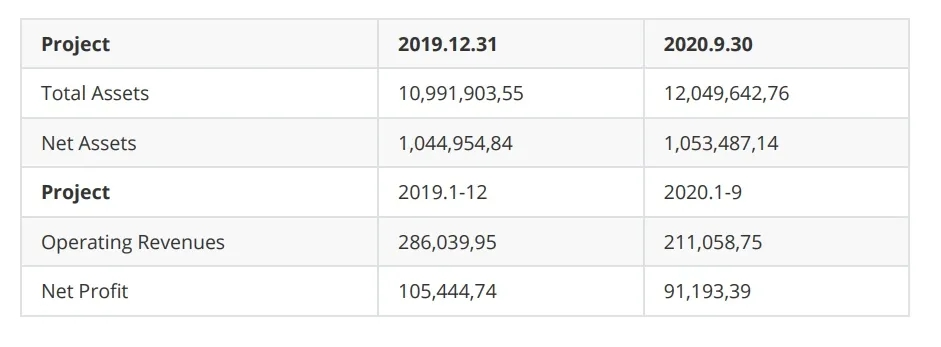
#> input picture Development-tradionell/imageTest/einfach_table.jpg, 941 x 347 px
$ python -i TableExtract.py   (imports and definitions only)
#> lines starting #> are read from the running program, lines starting #| are printed output that depends on the picture; after the words box and inside, x2 and y2 are one past the last pixel; in counts of white or black regions, pixels touching at a corner belong together
import cv2
import numpy as np
import matplotlib.pyplot as plt
import math
import json
from elasticsearch import Elasticsearch
# [1 line that did not run here, left out]


'''
1. NoiseReducter(path)
    - cause now is the image with good quality, this function currently only has a binarization function (Gaussian-threshold)
    - input path of image
    - output binar image

2. LSDGetLines(img, long_size)
    - it is the first two steps
    - color image to gray image
    - lines mark by LSD

    - input is a gray image
    - output1 is the lines on it
    - output2 is a new white image with same shape of input image, on it is the lines of color image, location to location

3. TiltCorrection(bina_image)
    - in this function at first call the function LSDGetLines in get_linien to mark the lines
    - then call the function GetAngle()
    - then call the function ImageRotate()

    - input    ---  the bina image we want to tilt correct
    - return1  ---  the tilt corrected image ---> is used for ROI and Tesseract
    - return2  ---  the tilt corrected white image ---> is uesd for get ROI location

    - Schritte:
    - get the locations of lines
    - correct the picture by calculating the average deflection angle of all lines with deflection angles within +-45 degrees

4. GetPoint()
    - input white_rotate_cor ---> black lines white backgrund
    - output1 --- location of intersection points
    - output2 --- image with only points


'''

# [163 lines left out: functions NoiseReducter, LSDGetLines, GetAngle, ImageRotate, TiltCorrection, not called in this run]

def LineRow(bina_image):  # get image only with row lines - get horizonal lines


    h, w = bina_image.shape
    hori_k = int(math.sqrt(w)*1.2)
                                        # hier für die Kernsize
                                        # https://blog.csdn.net/weixin_41189525/article/details/121889157
    kernel_hori = cv2.getStructuringElement(cv2.MORPH_RECT, (hori_k, 1))

    image_row = ~cv2.dilate(~bina_image, kernel_hori, iterations=1)  # white zone horizonal dilate then inversion
                                                                     # white lines on black background now
    image_row = cv2.dilate(image_row, kernel_hori, iterations=3)  # Iterate twice, the first to restore the line length
                                                                  # and the second to make the line longer
                                                                  # Make sure the resulting intersection shape is square


    return image_row

def LineCol(bina_image):  # get image only with col lines - get vertikal lines

    h, w = bina_image.shape


    vert_k = 20  # this parameter is difficult to find

    kernel_vert = cv2.getStructuringElement(cv2.MORPH_RECT, (1, vert_k))
    image_col = cv2.dilate(~bina_image, kernel_vert, iterations=1)


    image_col = ~image_col
    image_col = cv2.dilate(image_col, kernel_vert, iterations=3)

    return image_col

def And_Border(img1, img2): # useless function, just to show the table
    '''
    merge two images

    '''
    img1 = np.array(img1,np.uint8)
    img2 = np.array(img2,np.uint8)

    image_points = cv2.bitwise_and(img1, img2)

    #if __name__ == '__main__':
    #    cv2.imshow('Border', image_points)
    #    cv2.waitKey()

    return image_points

def GetNode(white_image):


    white_image = white_image.astype(np.uint8)


    ret, bina_image = cv2.threshold(~white_image, 0, 255, cv2.THRESH_BINARY + cv2.THRESH_OTSU)


    image_row = LineRow(bina_image)
    image_col = LineCol(bina_image)

    #Border(image_row, image_col)
    image_points = And_Border(image_row, image_col)

    return image_points

def Concentrate(img):
    black_image = np.zeros((img.shape[0], img.shape[1]))
    contours, h = cv2.findContours(img, cv2.RETR_CCOMP, cv2.CHAIN_APPROX_SIMPLE)
    for i in range(len(contours)):
        cnt = contours[i]
        x = int(np.average(cnt, axis = 0)[0][0])
        y = int(np.average(cnt, axis = 0)[0][1])
        #print(np.average(cnt, axis = 0))
        black_image[y,x] = 255

    location = np.argwhere(black_image > 127)

    #cv2.imshow('',black_image)
    #cv2.waitKey()
    return location, black_image

def GetPoint(white_image):

    '''

    '''
    img = GetNode(white_image)
    location, img_point = Concentrate(img)

    #print(location)
    #cv2.imshow('',img_point)
    #cv2.waitKey()


    return location, img_point

# [71 lines left out: functions GetTable, PointCorrection, not called in this run]
'''
# test for PointCorrection
# [65,18] should be [64, 18]
# [64, 645] should be [64, 640]
location = [[ 16,  18],[ 16, 374],[ 16, 640],[ 16, 906],[ 64, 374],[ 64, 645],[ 64 ,906],[ 65,  18]]
location = PointCorrection(location)
print(location)
max = np.amax(location, axis=0)
print(max)
location = np.array(location)
max = location[:,0]
print(max)
'''
# [106 lines left out: functions GetCell, GetInfoDict, not called in this run]

def WriteData(dict_info):
    i = 1
    es.index(index='table%s' %i, doc_type = '_doc', body = dict_info)


# [18 lines left out: function Search, not called in this run]


# [4 lines of commented-out code are left out]

# [1 line not run here, left out]

>>> import cv2
>>> picture = cv2.imread('../imageTest/einfach_table.jpg', cv2.IMREAD_GRAYSCALE)
#> picture: shape (347, 941); min 37, max 255, mean 246.2
>>> result = GetPoint(picture)
#> in GetNode, `ret, bina_image = cv2.threshold(~white_image, 0, 255, cv2.THRESH_BINAR..`:
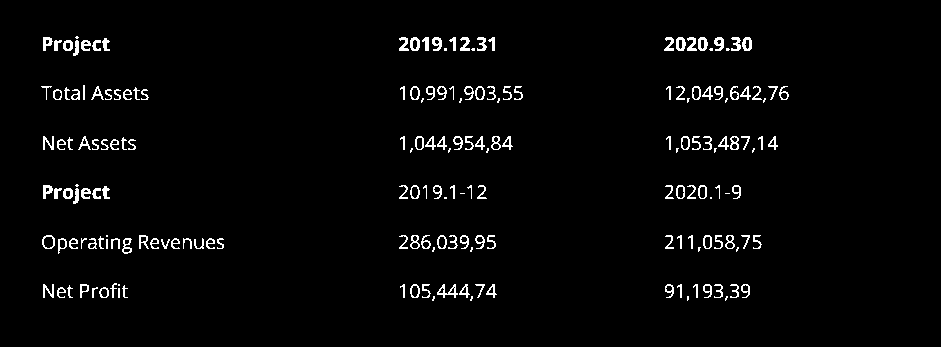
#> bina_image: shape (347, 941); 2.7% white in thin lines or dots, all inside (x1, y1, x2, y2) = (41, 36, 789, 301)
#> in GetNode, `ret, bina_image = cv2.threshold(~white_image, 0, 255, cv2.THRESH_BINAR..`: ret = 83
#> in LineRow, `image_row = ~cv2.dilate(~bina_image, kernel_hori, iterations=1)`: image_row: shape (347, 941); every value is 0
#> in LineCol, `image_col = cv2.dilate(~bina_image, kernel_vert, iterations=1)`: image_col: shape (347, 941); every value is 255
#> in Concentrate, `contours, h = cv2.findContours(img, cv2.RETR_CCOMP, cv2.CHAIN_APPROX_S..`: contours = []; h = None
#> after the loop in Concentrate, `for i in range(len(contours)):`: black_image: shape (347, 941) float64; every value is 0
#> in Concentrate, `location = np.argwhere(black_image > 127)`: location = empty array

$ run again, on Development-tradionell/imageTest/Scan_0.png
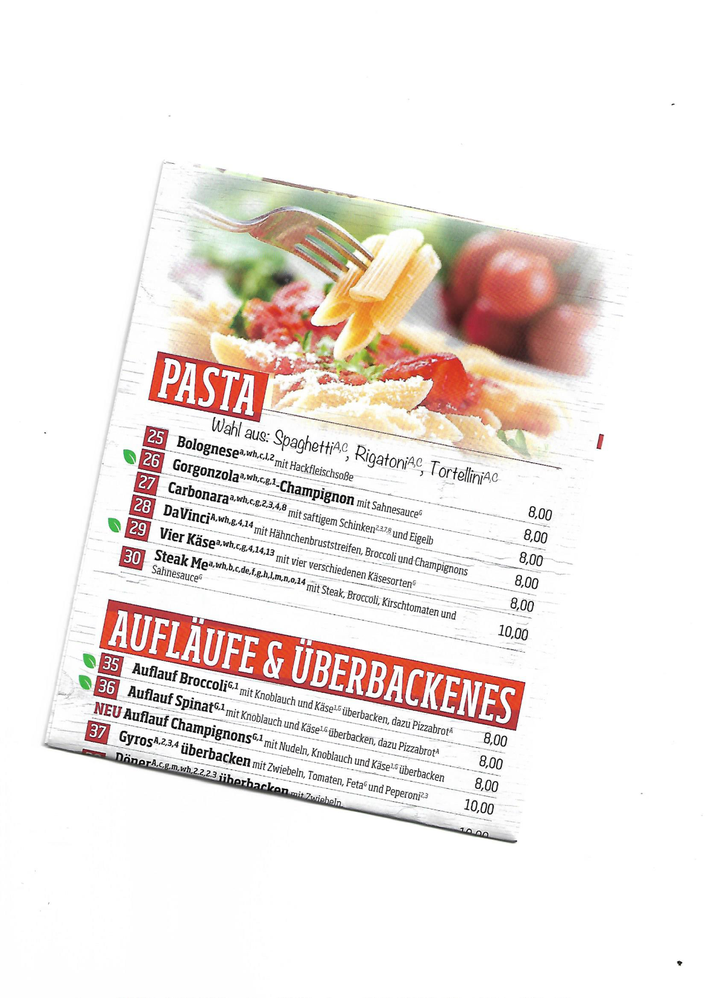
#> input picture Development-tradionell/imageTest/Scan_0.png, 707 x 998 px, shrunk from 1192 x 1684 before the run
#> in GetNode, `ret, bina_image = cv2.threshold(~white_image, 0, 255, cv2.THRESH_BINAR..`:
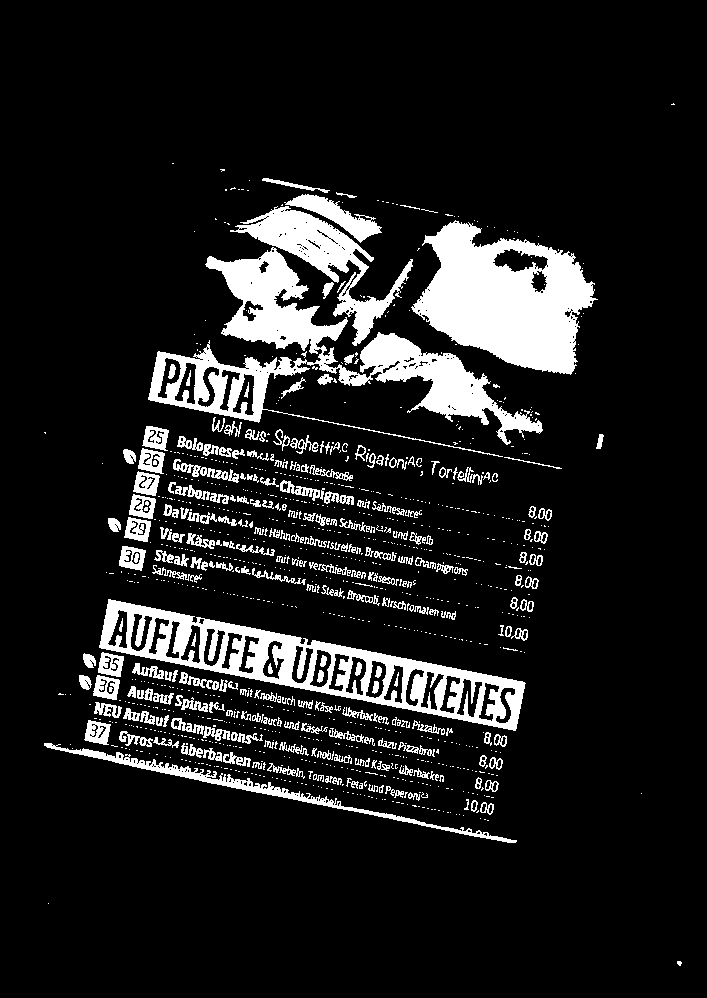
#> bina_image: shape (998, 707); 11.9% white; 1126 white regions (882 under 20 px), largest, box (x1, y1, x2, y2) and area: (148, 247, 543, 457) 18590, (411, 220, 598, 375) 16802, (99, 599, 526, 731) 14117
#> ret = 69
#> image_points: shape (998, 707); 5.7% white; 291 white regions (199 under 20 px)
#> in Concentrate, `contours, h = cv2.findContours(img, cv2.RETR_CCOMP, cv2.CHAIN_APPROX_S..`: contours = 296 contours, 233 with area under 20; largest, box (x1, y1, x2, y2) and area: (423, 227, 590, 409) 20778, (226, 254, 311, 301) 2900, (230, 308, 316, 342) 2623, (261, 198, 306, 245) 1824, (357, 338, 409, 401) 1772; h = 296 rows, first 6: [1, -1, -1, -1], [2, 0, -1, -1], [3, 1, -1, -1], [4, 2, -1, -1], [5, 3, -1, -1], [6, 4, -1, -1]
#> the loop in Concentrate, `for i in range(len(contours)):` made 296 passes
#> (cnt, x, y) on passes 1 to 3: ([[106, 751], [106, 753]], 106, 752), ([[88, 751], [88, 753], [89, 753], [89, 751]], 88, 752), ([[511, 723], [511, 724], [521, 724], [521, 723]], 516, 723)
#> after the loop in Concentrate, `for i in range(len(contours)):`:
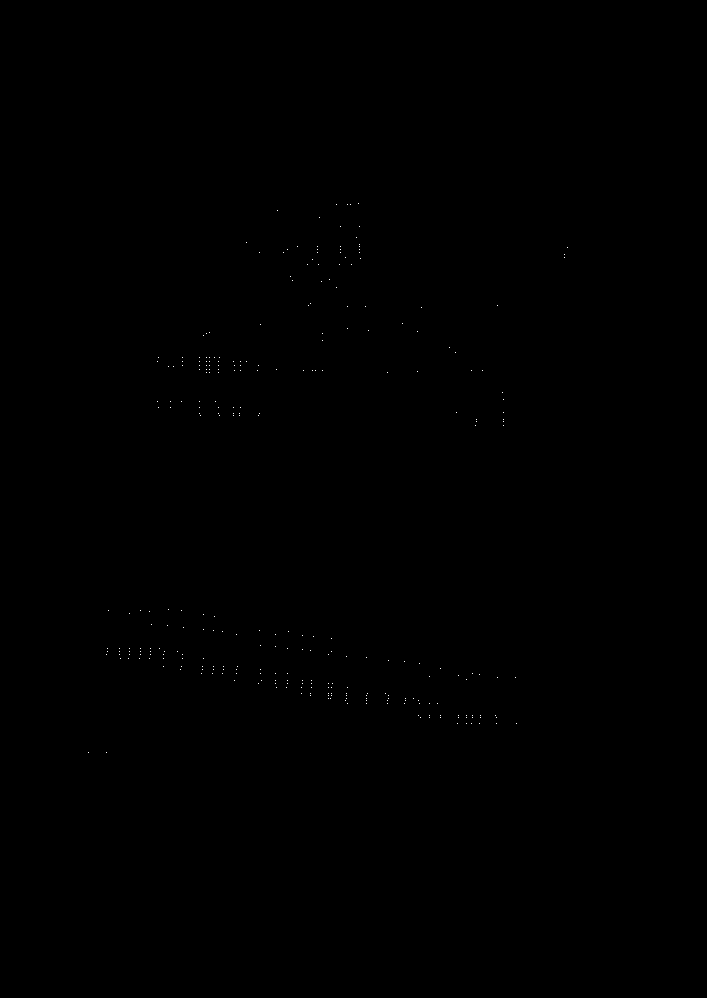
#> black_image: shape (998, 707) float64; 0.04% white in thin lines or dots, all inside (x1, y1, x2, y2) = (88, 203, 568, 753)
#> in Concentrate, `location = np.argwhere(black_image > 127)`: location = 296 pairs, first value 203 to 752, second value 88 to 567
